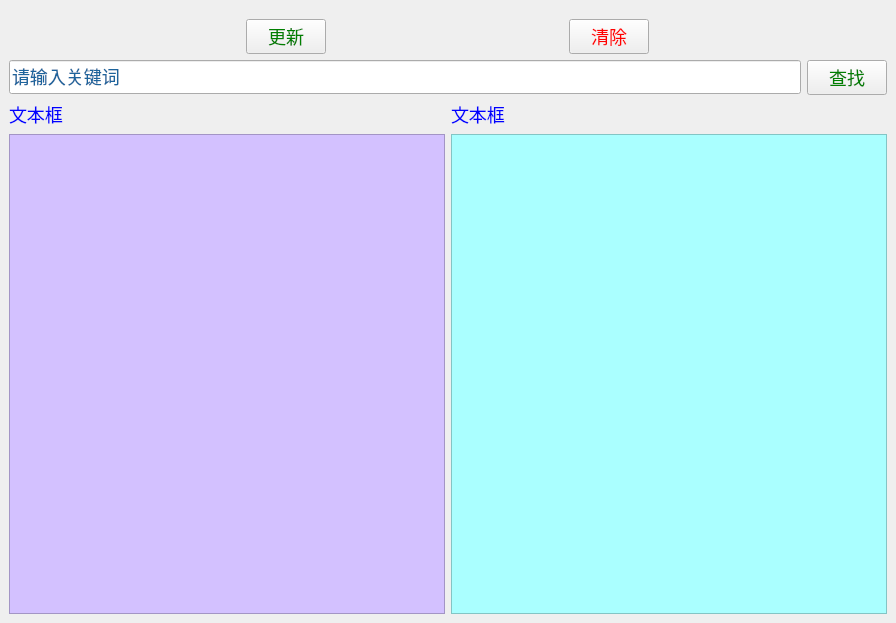
<?xml version="1.0" encoding="UTF-8"?>
<ui version="4.0">
 <class>MainWindow</class>
 <widget class="QMainWindow" name="MainWindow">
  <property name="geometry">
   <rect>
    <x>0</x>
    <y>0</y>
    <width>896</width>
    <height>623</height>
   </rect>
  </property>
  <property name="windowTitle">
   <string>测试窗口_1</string>
  </property>
  <property name="styleSheet">
   <string notr="true">*{
     font-family: dengxian;
     font-size: 18px;
     color: #1d649c;
  }</string>
  </property>
  <widget class="QWidget" name="centralwidget">
   <layout class="QVBoxLayout" name="verticalLayout">
    <item>
     <layout class="QHBoxLayout" name="horizontalLayout_3">
      <property name="topMargin">
       <number>10</number>
      </property>
      <item>
       <widget class="QPushButton" name="pushButton_update">
        <property name="sizePolicy">
         <sizepolicy hsizetype="Fixed" vsizetype="Fixed">
          <horstretch>0</horstretch>
          <verstretch>0</verstretch>
         </sizepolicy>
        </property>
        <property name="styleSheet">
         <string notr="true">QPushButton {
	color: green;
	font-size: 18px;
}</string>
        </property>
        <property name="text">
         <string>更新</string>
        </property>
       </widget>
      </item>
      <item>
       <widget class="QPushButton" name="pushButton_delete">
        <property name="sizePolicy">
         <sizepolicy hsizetype="Fixed" vsizetype="Fixed">
          <horstretch>0</horstretch>
          <verstretch>0</verstretch>
         </sizepolicy>
        </property>
        <property name="styleSheet">
         <string notr="true">QPushButton {
	color: red;
	font-size: 18px;
}</string>
        </property>
        <property name="text">
         <string>清除</string>
        </property>
       </widget>
      </item>
     </layout>
    </item>
    <item>
     <layout class="QHBoxLayout" name="horizontalLayout_2">
      <item>
       <widget class="QLineEdit" name="lineEdit_input">
        <property name="styleSheet">
         <string notr="true"/>
        </property>
        <property name="text">
         <string>请输入关键词</string>
        </property>
       </widget>
      </item>
      <item>
       <widget class="QPushButton" name="pushButton_search">
        <property name="styleSheet">
         <string notr="true">QPushButton {
	color: green;
	font-size: 18px;
}</string>
        </property>
        <property name="text">
         <string>查找</string>
        </property>
       </widget>
      </item>
     </layout>
    </item>
    <item>
     <layout class="QHBoxLayout" name="horizontalLayout_4">
      <item>
       <layout class="QVBoxLayout" name="verticalLayout_3">
        <item>
         <widget class="QLabel" name="label_2">
          <property name="styleSheet">
           <string notr="true">QLabel {
	color: blue;
	font-size: 18px;
}</string>
          </property>
          <property name="text">
           <string>文本框</string>
          </property>
         </widget>
        </item>
        <item>
         <widget class="QPlainTextEdit" name="plainTextEdit_text1_2">
          <property name="styleSheet">
           <string notr="true">QPlainTextEdit{
	background-color: rgb(211, 193, 255)
}</string>
          </property>
         </widget>
        </item>
       </layout>
      </item>
      <item>
       <layout class="QVBoxLayout" name="verticalLayout_2">
        <item>
         <widget class="QLabel" name="label_1">
          <property name="styleSheet">
           <string notr="true">QLabel {
	color: blue;
	font-size: 18px;
}</string>
          </property>
          <property name="text">
           <string>文本框</string>
          </property>
         </widget>
        </item>
        <item>
         <widget class="QPlainTextEdit" name="plainTextEdit_text_1">
          <property name="styleSheet">
           <string notr="true">QPlainTextEdit{
	background-color: rgb(170, 255, 255)
}</string>
          </property>
         </widget>
        </item>
       </layout>
      </item>
     </layout>
    </item>
   </layout>
  </widget>
 </widget>
 <resources/>
 <connections/>
</ui>
